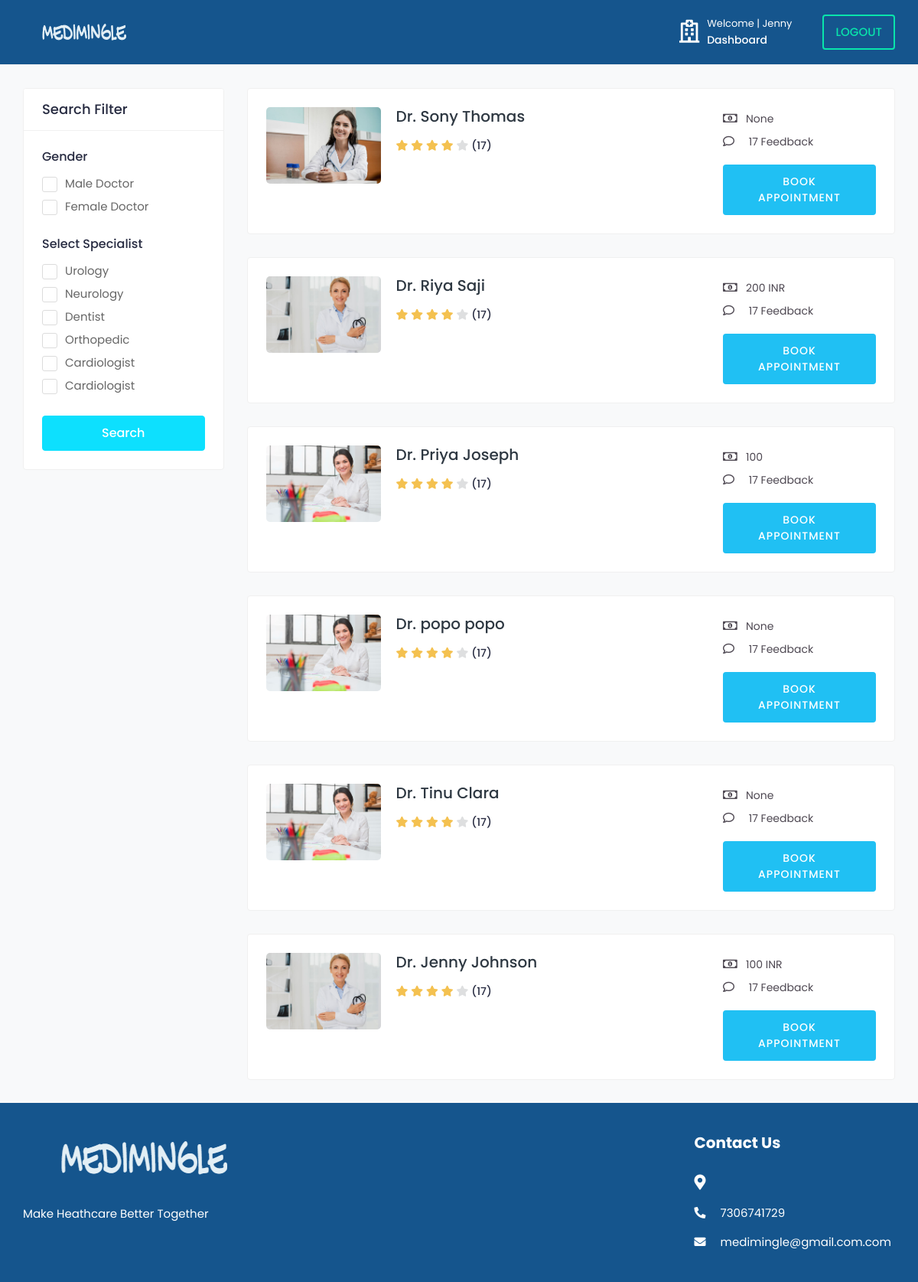
The app's page /doctors/ (signed in), older data.
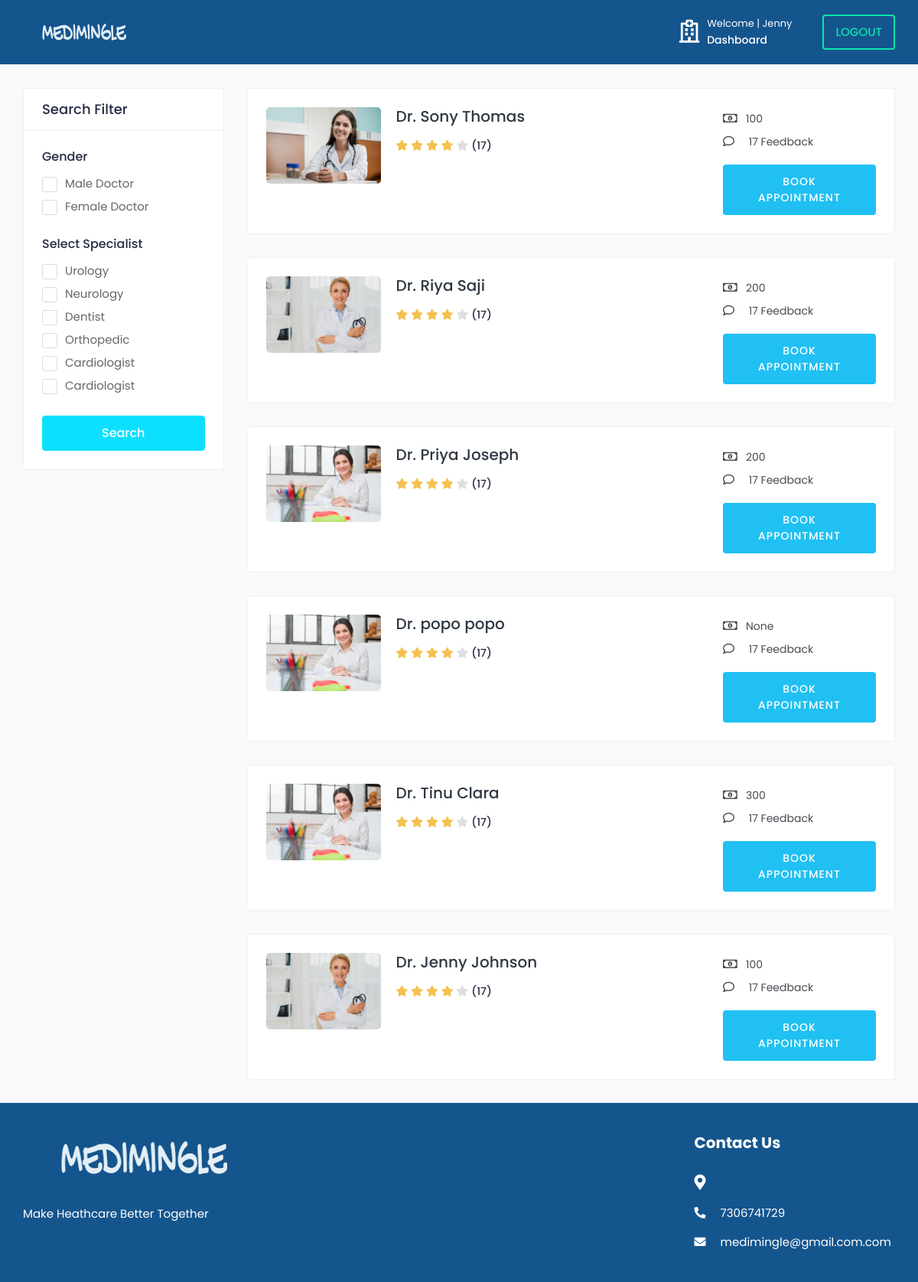
The same page, newer data.
### medi/models.py (models this page shows, shortened)
class tbl_user(AbstractUser):
    email=models.EmailField(unique=True)
    phone_number=models.CharField(max_length=15, null=True)
    USER_TYPE_CHOICES = (
        ('patient', 'Patient'),('doctor', 'Doctor'),
    )
    user_type = models.CharField(
        max_length=10,
        choices=USER_TYPE_CHOICES,
        default='patient',
    )
    is_email_verified = models.BooleanField(default=False)
    email_verification_token = models.CharField(max_length=255, blank=True, null=True)
    status= models.BooleanField(default=False)

class Doctor(models.Model):
    user = models.OneToOneField(tbl_user, on_delete=models.CASCADE)
    city  = models.CharField(max_length=50,null=True,blank=True)
    profile_image = models.ImageField(upload_to='doctor/',default='default.png')
    gender = models.CharField(max_length=10, blank=True)
    description = models.TextField(blank=True)
    date_joined = models.DateTimeField(default=datetime.now, blank=True)
    consulting_fee = models.IntegerField(null=True, blank=True)

### medi/views.py (the view)
# urls.py: path('doctors/',views.doctors, name='doctors'),
@never_cache
@login_required(login_url='signin')
def doctors(request):
    doctors = Doctor.objects.all()
    context = {
        'doctors':doctors,
    }
    return render(request, 'doctors.html', context)

### templates/doctors.html (shortened to what this page needs)
{% load static %}
{% include 'includes/main_header.html' %}
			<div class="content">
				<div class="container-fluid">
					<div class="row">
						<div class="col-md-12 col-lg-4 col-xl-3 theiaStickySidebar">
							<div class="card search-filter">
								<div class="card-header">
									<h4 class="card-title mb-0">Search Filter</h4>
								</div>
								<div class="card-body">
									<form action="{% url 'doctor_search' %}" method="GET">
										<div class="filter-widget">
											<h4>Gender</h4>
											<div>
												<label class="custom_check">
													<span class="checkmark"></span> Male Doctor
												</label>
											</div>
											<div>
												<label class="custom_check">
													<span class="checkmark"></span> Female Doctor
												</label>
											</div>
										</div>
										<div class="filter-widget">
											<h4>Select Specialist</h4>
											<div>
												<label class="custom_check">
													<span class="checkmark"></span> Urology
												</label>
											</div>
											<div>
												<label class="custom_check">
													<span class="checkmark"></span> Neurology
												</label>
											</div>
											<div>
												<label class="custom_check">
													<span class="checkmark"></span> Dentist
												</label>
											</div>
											<div>
												<label class="custom_check">
													<span class="checkmark"></span> Orthopedic
												</label>
											</div>
											<div>
												<label class="custom_check">
													<span class="checkmark"></span> Cardiologist
												</label>
											</div>
											<div>
												<label class="custom_check">
													<span class="checkmark"></span> Cardiologist
												</label>
											</div>
										</div>
											<div class="btn-search">
												<button type="submit" class="btn btn-block">Search</button>
											</div>
									 </form>
								</div>
							</div>
						</div>
						<div class="col-md-12 col-lg-8 col-xl-9">
							{% for doctor in doctors %}
							<div class="card">
								<div class="card-body">
									<div class="doctor-widget">
										<div class="doc-info-left">
											<div class="doctor-img">
												<a href="{% url 'profile' doctor.id %}">
													<img src="{{ doctor.profile_image.url }}" class="img-fluid" alt="User Image">
												</a>
											</div>
											<div class="doc-info-cont">
												<h4 class="doc-name"><a href="{% url 'profile' doctor.id %}">Dr. {{doctor.user.first_name}} {{doctor.user.last_name}}</a></h4>
												<div class="rating">
													<i class="fas fa-star filled"></i>
													<i class="fas fa-star filled"></i>
													<i class="fas fa-star filled"></i>
													<i class="fas fa-star filled"></i>
													<i class="fas fa-star"></i>
													<span class="d-inline-block average-rating">(17)</span>
												</div>
											</div>
										</div>
										<div class="doc-info-right">
											<div class="clini-infos">
												<ul>
													<li><i class="far fa-money-bill-alt"></i>{{doctor.consulting_fee}}</li>
													<li><i class="far fa-comment"></i> 17 Feedback</li>
													</ul>
											</div>
											<div class="clinic-booking">
												<a class="apt-btn" name="book" href="{% url 'booking' doctor.id %}">Book Appointment</a>
											</div>
										</div>
									</div>
								</div>
							</div>
							{% endfor %}
						</div>
					</div>
				</div>
			</div>
			<footer class="footer">
				<div class="footer-top">
					<div class="container-fluid">
						<div class="row">
							<div class="col-lg-3 col-md-6">
								<div class="footer-widget footer-about">
									<div class="footer-logo">
										<img src="{% static '/assets/img/logo.png'%}" alt="logo">
									</div>
									<div class="footer-about-content">
										<p>Make Heathcare Better Together</p>
									</div>
								</div>
							</div>
							<div class="col-lg-3 col-md-6">
							</div>
							<div class="col-lg-3 col-md-6">
							</div>
							<div class="col-lg-3 col-md-6">
								<div class="footer-widget footer-contact">
									<h2 class="footer-title">Contact Us</h2>
									<div class="footer-contact-info">
										<div class="footer-address">
											<span><i class="fas fa-map-marker-alt"></i></span>
										</div>
										<p>
											<i class="fas fa-phone-alt"></i>
											7306741729
										</p>
										<p class="mb-0">
											<i class="fas fa-envelope"></i>
											medimingle@gmail.com.com
										</p>
									</div>
								</div>
							</div>
						</div>
					</div>
				</div>
						</div>
	</body>
</html>

### templates/includes/main_header.html (shortened to what this page needs)
{% load static %}
<!DOCTYPE html>
<html lang="en">
<head>
		<link rel="stylesheet" href="{% static '/assets/css/bootstrap.min.css'%}">
		<link rel="stylesheet" href="{% static '/assets/plugins/fontawesome/css/fontawesome.min.css'%}">
		<link rel="stylesheet" href="{% static '/assets/plugins/fontawesome/css/all.min.css'%}">
		<link rel="stylesheet" href="{% static '/assets/css/style.css'%}">
	</head>
	<body>
		<div class="main-wrapper">
			{% load static %}
<header class="header">
    <nav class="navbar navbar-expand-lg header-nav">
        <div class="navbar-header">
            <a href="index-2.html" class="navbar-brand logo">
                <img src="{% static '/assets/img/logo.png'%}" class="img-fluid" alt="Logo">
            </a>
        </div>
        <ul class="nav header-navbar-rht">
            <li class="nav-item contact-item">
                <div class="header-contact-img">
                    <i  style="color: white;" class="far fa-hospital"></i>
                </div>
                <div class="header-contact-detail">
                    {% if user.is_authenticated %}
                        <p style="color: white;" class="contact-header">Welcome | {{ user.first_name }}</p>
                        {% if user.user_type == 'doctor' %}
                            <p class="contact-info-header"><a href="{% url 'doctor_dashboard' %}" style="color: white;" >Dashboard</a></p>
                        {% else %}
                        <p style="color: white;" class="contact-info-header"><a href="{% url 'patient_dashboard' %}" style="color: white;" >Dashboard</a></p>
                        {% endif %}
                    {% endif %}
                </div>
            </li>
            <li class="nav-item">
				{% if user.is_authenticated %}
				<li class="nav-item">
					<a class="nav-link header-login" href="{% url 'logout' %}">Logout</a>
				</li>
				{% endif %}
        </ul>
    </nav>
</header>

Row changes from the older to the newer data that the page shows:
changed Doctor "Sony": consulting_fee "None" → "100"
changed Doctor "Riya": consulting_fee "200 INR" → "200"
changed Doctor "Priya": consulting_fee "100" → "200"
changed Doctor "Tinu": consulting_fee "None" → "300"
changed Doctor "Jenny": consulting_fee "100 INR" → "100"
